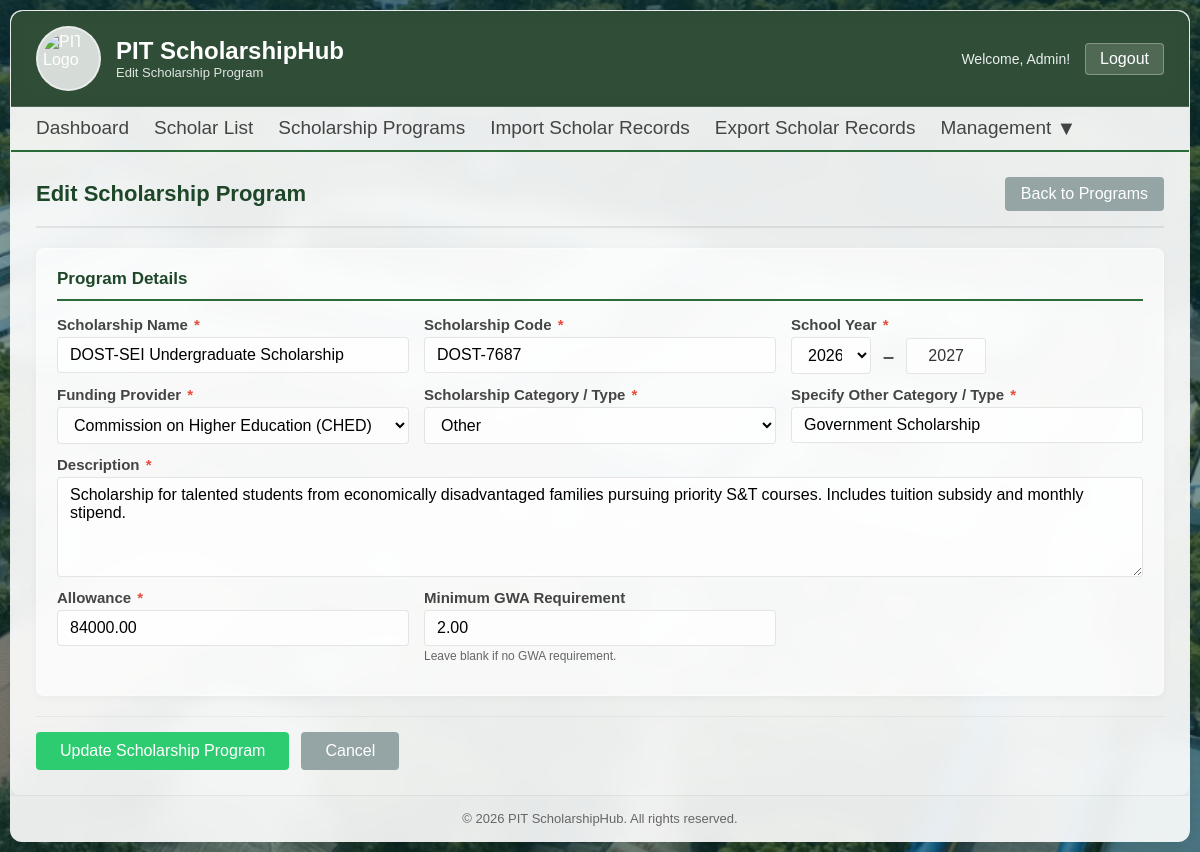
Screenshot of /admin/edit_scholarship_program.php?id=16 (signed in) with the database file from the repository.
### tables this page shows
CREATE TABLE `scholarship_program` (
  `id` int(11) NOT NULL,
  `name` varchar(255) NOT NULL,
  `code` varchar(255) NOT NULL,
  `description` text NOT NULL,
  `min_gwa_req` decimal(3,2) DEFAULT NULL,
  `pay_amount` decimal(10,2) DEFAULT NULL,
  `is_active` tinyint(4) NOT NULL,
  `is_archived` tinyint(4) NOT NULL DEFAULT 0,
  `school_year` varchar(20) NOT NULL,
  `provider_id` int(11) DEFAULT NULL,
  `scholarship_type` varchar(255) NOT NULL
);

CREATE TABLE `providers` (
  `id` int(11) NOT NULL,
  `name` varchar(255) NOT NULL,
  `code` varchar(50) NOT NULL,
  `provider_type` varchar(255) NOT NULL,
  `contact_person` varchar(150) DEFAULT NULL,
  `email` varchar(150) DEFAULT NULL,
  `contact_num` varchar(50) DEFAULT NULL,
  `is_archived` tinyint(1) DEFAULT 0,
  `created_at` timestamp NOT NULL DEFAULT current_timestamp()
);

### admin/edit_scholarship_program.php (the view, shortened to what this page needs)
<?php
include __DIR__ . "/../includes/conn.php";
$scholarship_id = (int) ($_GET['id'] ?? 0);
$name = "";
$code = "";
$start_year = "";
$description = "";
$gwa_req = 0.00;
$pay = 0.00;
$sc_type = "";
$provider_id = 0;
$scholarship_sql = "SELECT * FROM scholarship_program WHERE id = ?";
$scholarship_stmt = $conn->prepare($scholarship_sql);
$scholarship_stmt->bind_param('i', $scholarship_id);
$scholarship_stmt->execute();
$scholarship_result = $scholarship_stmt->get_result();
if ($scholarship_result->num_rows > 0) {
    if ($row = $scholarship_result->fetch_assoc()) {
        $name = $row['name'];
        $code = $row['code'];
        $school_year = explode(" - ", $row['school_year']);
        $start_year = $school_year[0] ?? date('Y');
        $description = $row['description'];
        $gwa_req = $row['min_gwa_req'];
        $pay = $row['pay_amount'];
        $sc_type = $row['scholarship_type'];
        $provider_id = (int) ($row['provider_id'] ?? 0);
    }
} else {
    $_SESSION['fail'] = "Scholarship program does not exist!";
    header("Location: scholarship_program.php");
    exit();
}
$providers_sql = "SELECT id, name, code, is_archived FROM providers WHERE is_archived = 0 OR id = ? ORDER BY name ASC";
$providers_stmt = $conn->prepare($providers_sql);
$providers_stmt->bind_param('i', $provider_id);
$providers_stmt->execute();
$providers_result = $providers_stmt->get_result();
$standard_types = [
    'Merit-Based',
    'Need-Based',
    'Academic Excellence',
    'Athletic',
    'Leadership & Community Service',
    'Career/Degree-Specific',
    'Identity/Group-Based'
];
$is_other_type = (!empty($sc_type) && !in_array($sc_type, $standard_types));
$sc_type_select_val = $is_other_type ? 'Other' : $sc_type;
$sc_type_other_val = $is_other_type ? $sc_type : '';
?>
<!DOCTYPE html>
<html>
<head>
    <link rel="stylesheet" href="../assets/css/form.css?v=<?= filemtime('../assets/css/form.css') ?>">
    <link rel="stylesheet" href="../assets/css/modals.css?v=<?= filemtime('../assets/css/modals.css') ?>">
</head>
<body>
    <?php if (!isset($_SESSION['user_id']) || ($_SESSION['role'] !== 'admin' && $_SESSION['role'] !== 'staff')) :
        $_SESSION['fail'] = "You are no logged in!";
        header("Location: ../portal.php");
        exit();
    else : ?>
        <div class="container">
            <div class="header">
                <div class="header-left">
                    <img src="../assets/images/PIT%20LOGO.png" alt="PIT Logo">
                    <div>
                        <h1>PIT ScholarshipHub</h1>
                        <p>Edit Scholarship Program</p>
                    </div>
                </div>
                <div class="header-right">
                    <span class="welcome-text">Welcome, Admin!</span>
                    <form action="../functions/logout.php" method="post" style="display: inline;">
                        <button type="submit" class="logout-btn" onclick="return confirm('Logout?')">Logout</button>
                    </form>
                </div>
            </div>
            <?php include __DIR__ . "/../includes/navigation.php"; ?>
            <div class="page-content">
                <div class="page-header">
                    <h2>Edit Scholarship Program</h2>
                    <div class="page-actions">
                        <a href="scholarship_program.php" class="btn btn-secondary">Back to Programs</a>
                    </div>
                </div>
                <form action="../functions/admin/edit_scholarship_process.php" method="POST" class="reusable-form">
                    <div class="form-section">
                        <h3>Program Details</h3>
                        <div class="form-row">
                            <div class="form-group">
                                <label for="name">Scholarship Name <span class="required">*</span></label>
                                <input type="text" name="name" id="name" value="<?= htmlspecialchars($name) ?>" required/>
                            </div>
                            <div class="form-group">
                                <label for="code">Scholarship Code <span class="required">*</span></label>
                                <input type="text" name="code" id="code" value="<?= htmlspecialchars($code) ?>" required/>
                            </div>
                            <div class="form-group">
                                <label for="start_year">School Year <span class="required">*</span></label>
                                <div class="school-year-group">
                                    <select name="start_year" id="start_year" required>
                                        <?php for ($y = date('Y') - 5; $y <= date('Y'); $y++) : ?>
                                            <option value="<?= $y ?>" <?= $start_year == $y ? "selected" : "" ?>><?= $y ?></option>
                                        <?php endfor; ?>
                                    </select>
                                    <span class="dash">–</span>
                                    <input type="text" id="end_year_display" value="" readonly class="end-year-display">
                                </div>
                            </div>
                        </div>
                        <div class="form-row">
                            <div class="form-group half-width">
                                <label for="provider_id">Funding Provider <span class="required">*</span></label>
                                <select name="provider_id" id="provider_id" required>
                                    <?php if ($providers_result && $providers_result->num_rows > 0) : ?>
                                        <?php while ($p = $providers_result->fetch_assoc()) : ?>
                                            <option value="<?= $p['id'] ?>" <?= $provider_id == $p['id'] ? 'selected' : '' ?>>
                                                <?= htmlspecialchars($p['name']) ?> (<?= htmlspecialchars($p['code']) ?>)
                                            </option>
                                        <?php endwhile; ?>
                                    <?php else : ?>
                                        <option value="" disabled>No providers available</option>
                                    <?php endif; ?>
                                </select>
                            </div>
                            <div class="form-group half-width">
                                <label for="sc_type">Scholarship Category / Type <span class="required">*</span></label>
                                <select name="sc_type" id="sc_type" required>
                                    <option value="Other" <?= $sc_type_select_val === "Other" ? "selected" : "" ?>>Other</option>
                                </select>
                            </div>
                            <div class="form-group half-width" id="other_type_container" style="display: <?= $is_other_type ? 'flex' : 'none' ?>;">
                                <label for="sc_type_other">Specify Other Category / Type <span class="required">*</span></label>
                                <input type="text" name="sc_type_other" id="sc_type_other" value="<?= htmlspecialchars($sc_type_other_val) ?>" placeholder="e.g., Community Service Grant">
                            </div>
                        </div>
                        <div class="form-row">
                            <div class="form-group full-width">
                                <label for="desc">Description <span class="required">*</span></label>
                                <textarea name="desc" id="desc" rows="4" required><?= htmlspecialchars($description) ?></textarea>
                            </div>
                        </div>
                        <div class="form-row">
                            <div class="form-group half-width">
                                <label for="pay_amount">Allowance <span class="required">*</span></label>
                                <input type="number" name="pay_amount" id="pay_amount" step="0.01" min="0" placeholder="e.g., 5000.00" value="<?= htmlspecialchars($pay) ?>" required/>
                            </div>
                            <div class="form-group half-width">
                                <label for="gwa_req">Minimum GWA Requirement</label>
                                <input type="number" name="gwa_req" id="gwa_req" step="0.01" min="0.0" max="4.0" placeholder="e.g., 2.50" value="<?= htmlspecialchars($gwa_req) ?>"/>
                                <small class="help-text">Leave blank if no GWA requirement.</small>
                            </div>
                        </div>
                    </div>
                    <div class="form-actions">
                        <button type="submit" name="update" class="btn btn-success">Update Scholarship Program</button>
                        <a href="scholarship_program.php" class="btn btn-secondary">Cancel</a>
                    </div>
                </form>
            </div>
            <div class="footer">
                © 2026 PIT ScholarshipHub. All rights reserved.
            </div>
        </div>
    <?php endif; ?>
</body>
</html>

### rows the page displays
scholarship_program: name "DOST-SEI Undergraduate Scholarship", code "DOST-7687", start_year "2026", provider_id "Commission on Higher Education (CHED)", sc_type "Other", sc_type_other "Government Scholarship", desc "Scholarship for talented students from economically disadvantaged families pursuing priority S&T courses. Includes tuition subsidy and monthly stipend.", pay_amount "84000.00", gwa_req "2.00"
